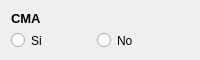
                    <widget class="QFrame" name="espacio_cma">
                     <property name="minimumSize">
                      <size>
                       <width>0</width>
                       <height>60</height>
                      </size>
                     </property>
                     <property name="maximumSize">
                      <size>
                       <width>200</width>
                       <height>60</height>
                      </size>
                     </property>
                     <property name="styleSheet">
                      <string/>
                     </property>
                     <layout class="QFormLayout" name="formLayout">
                      <property name="horizontalSpacing">
                       <number>50</number>
                      </property>
                      <item row="0" column="0">
                       <widget class="QLabel" name="label_cma">
                        <property name="maximumSize">
                         <size>
                          <width>120</width>
                          <height>16777215</height>
                         </size>
                        </property>
                        <property name="font">
                         <font>
                          <family>Arial</family>
                          <pointsize>10</pointsize>
                          <weight>75</weight>
                          <bold>true</bold>
                         </font>
                        </property>
                        <property name="styleSheet">
                         <string notr="true"/>
                        </property>
                        <property name="text">
                         <string>CMA</string>
                        </property>
                        <property name="scaledContents">
                         <bool>true</bool>
                        </property>
                       </widget>
                      </item>
                      <item row="1" column="0">
                       <widget class="QRadioButton" name="input_cma_si">
                        <property name="styleSheet">
                         <string notr="true"/>
                        </property>
                        <property name="text">
                         <string>Si</string>
                        </property>
                       </widget>
                      </item>
                      <item row="1" column="1">
                       <widget class="QRadioButton" name="input_cma_no">
                        <property name="styleSheet">
                         <string notr="true"/>
                        </property>
                        <property name="text">
                         <string>No</string>
                        </property>
                       </widget>
                      </item>
                     </layout>
                    </widget>
